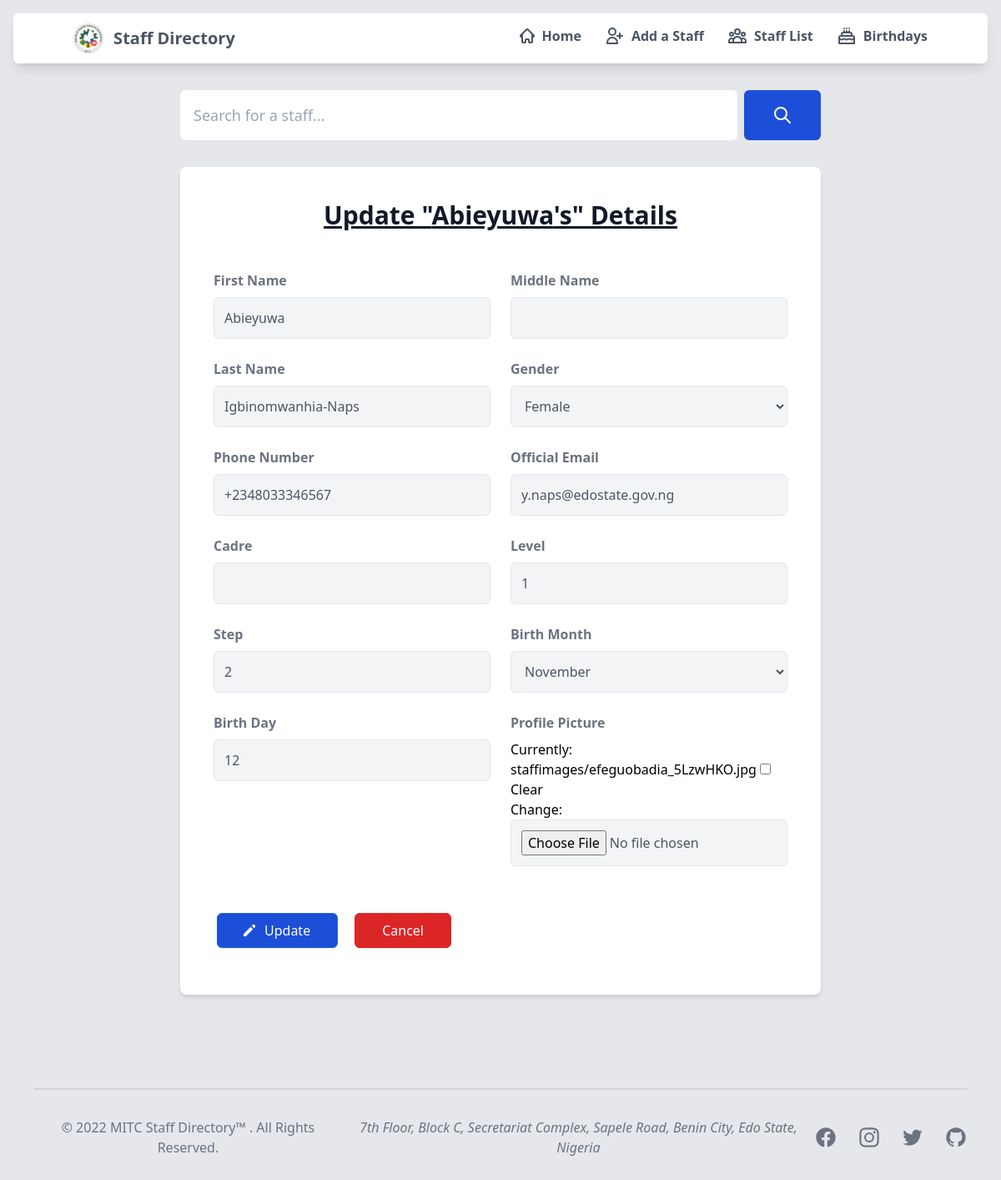
Page /staff/1/update/ on the earlier database version.
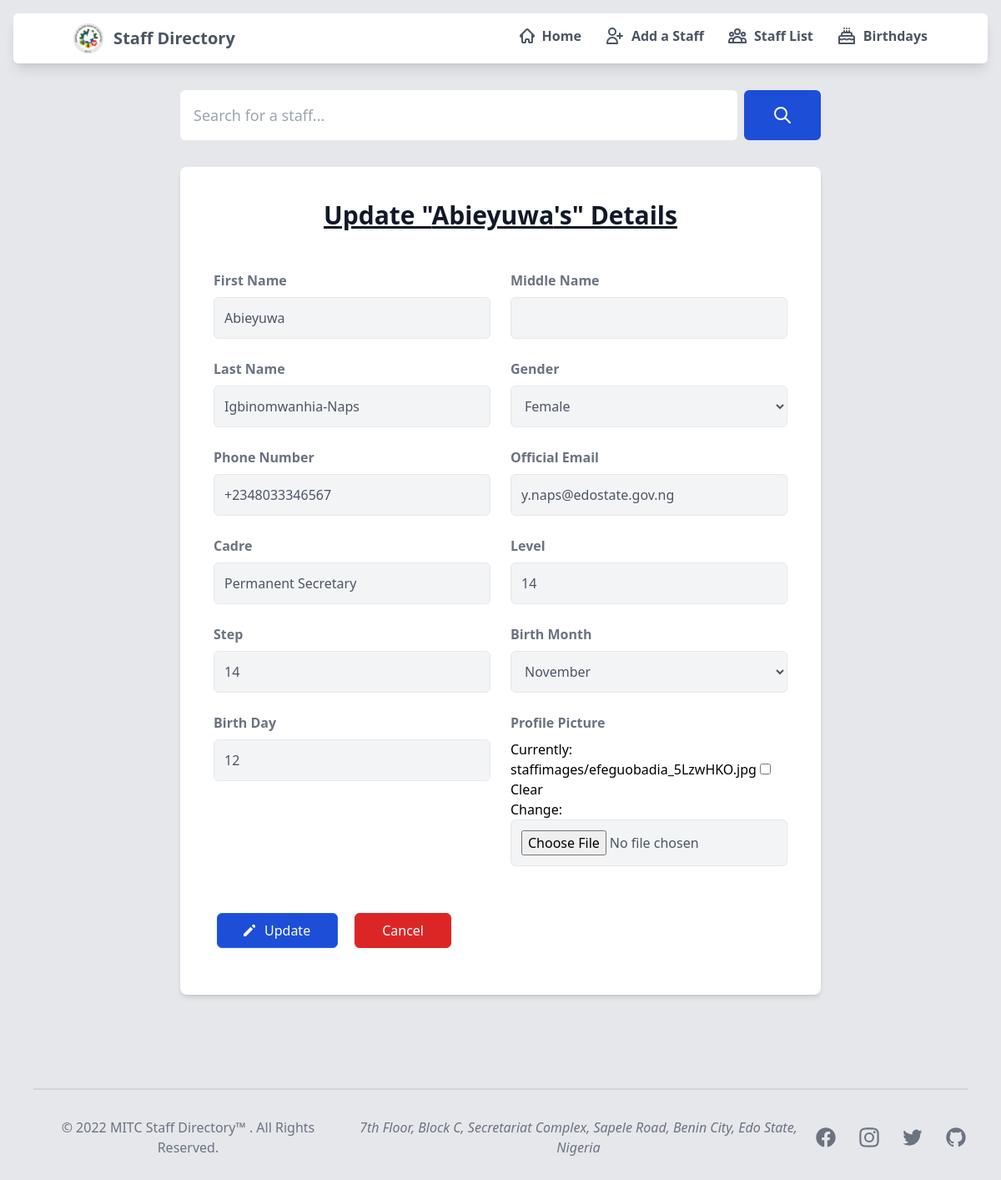
Same page on the later database version.
### sendmail/models.py (models this page shows, shortened)
class staffDetails(models.Model):
    first_name = models.CharField(verbose_name='First Name', max_length=20)
    middle_name = models.CharField(verbose_name='Middle Name', max_length=20, null=True, blank=True)
    last_name = models.CharField(verbose_name='Last Name', max_length=20)
    phone_number = PhoneNumberField('Phone Number')
    email = models.EmailField(verbose_name='Official Email', max_length = 254)
    cadre = models.CharField(verbose_name='Cadre', max_length=50, null=True, blank=True)
    level = models.IntegerField('Level', default='1')
    step = models.IntegerField('Step', default='2')
    staff_image = models.ImageField(
        verbose_name="Profile Picture",
        upload_to='staffimages',
        default='staffimages/default.jpg',
        null=True,
        blank=True
    )
    GENDER = (
        (1, 'Male'),
        (2, 'Female'),
        (3, 'Prefer not to say')
    )
    gender = models.IntegerField('Gender', choices=GENDER, default=2)
    MONTHS = (
        (1, 'January'),
        (2, 'February'),
        (3, 'March'),
        (4, 'April'),
        (5, 'May'),
        (6, 'June'),
        (7, 'July'),
        (8, 'August'),
        (9, 'September'),
        (10, 'October'),
        (11, 'November'),
        (12, 'December')
    )
    birth_month = models.IntegerField('Birth Month', choices=MONTHS, default=1, blank=False)
    birth_day = models.IntegerField(verbose_name='Birth Day', blank=True, null=True)
    class Meta:
        db_table = 'sendmail_staffdetails'

### sendmail/views.py (the view)
# urls.py: re_path(r'^staff/(?P<pk>\d+)/update/$', views.staffDetailsUpdate.as_view(), name='updatestaff'),
class staffDetailsUpdate(UpdateView):
    model = staffDetails
    context_object_name = 'staff'
    fields = [
        'first_name', 'middle_name', 'last_name', 'gender', 'phone_number', 'email',
        'cadre', 'level', 'step', 'staff_image', 'birth_month', 'birth_day'
    ]
    template_name = 'updatestaff.html'

### sendmail/templates/updatestaff.html (shortened to what the changed rows need)
{% extends "base.html" %}
{% load static %}
{% load widget_tweaks %}
{% block content %}
    <div class="min-h-full flex items-center justify-center mx-auto mb-20 py-8 sm:px-6 lg:px-8">
        <div class="max-w-3xl w-full bg-white shadow-md rounded-lg px-10 pb-10 py-6">
            <div class="w-full">
                <h2 class="mt-4 text-center text-3xl font-extrabold text-gray-900">
                    <span class="underline underline-offset-2">Update "{{ staff.first_name }}'s" Details</span>
                </h2>
            </div>
            <form action="" method="POST" enctype="multipart/form-data">
                <div class="grid gap-6 mt-8 md:mt-12 mb-6 lg:grid-cols-2">
                    <div>
                        <label for="first_name" class="block mb-2 text-md font-bold text-gray-500 dark:text-gray-300">{{ form.first_name.label }}</label>
                        {% render_field form.first_name class+="text-md md:text-md font-medium block rounded-md w-full p-3 border bg-gray-100 placeholder-gray-500 text-gray-600 focus:outline-none focus:ring-indigo-500 focus:border-indigo-500 focus:z-10" %}
                    </div>
                    <div>
                        <label for="middle_name" class="block mb-2 text-md font-bold text-gray-500 dark:text-gray-300">{{ form.middle_name.label }}</label>
                        {% render_field form.middle_name class+="text-md md:text-md font-medium block rounded-md w-full p-3 border bg-gray-100 placeholder-gray-500 text-gray-600 focus:outline-none focus:ring-indigo-500 focus:border-indigo-500 focus:z-10" %}
                    </div>
                    <div>
                        <label for="last_name" class="block mb-2 text-md font-bold text-gray-500 dark:text-gray-300">{{ form.last_name.label }}</label>
                        {% render_field form.last_name class+="text-md md:text-md font-medium block rounded-md w-full p-3 border bg-gray-100 placeholder-gray-500 text-gray-600 focus:outline-none focus:ring-indigo-500 focus:border-indigo-500 focus:z-10" %}
                    </div>
                    <div>
                        <label for="gender" class="block mb-2 text-md font-bold text-gray-500 dark:text-gray-300">{{ form.gender.label }}</label>
                        {% render_field form.gender class+="text-md md:text-md font-medium block rounded-md w-full p-3 border bg-gray-100 placeholder-gray-500 text-gray-600 focus:outline-none focus:ring-indigo-500 focus:border-indigo-500 focus:z-10" %}
                    </div>
                    <div>
                        <label for="phone_number" class="block mb-2 text-md font-bold text-gray-500 dark:text-gray-300">{{ form.phone_number.label }}</label>
                        {% render_field form.phone_number class+="text-md md:text-md font-medium block rounded-md w-full p-3 border bg-gray-100 placeholder-gray-500 text-gray-600 focus:outline-none focus:ring-indigo-500 focus:border-indigo-500 focus:z-10" %}
                    </div>
                    <div>
                        <label for="email" class="block mb-2 text-md font-bold text-gray-500 dark:text-gray-300">{{ form.email.label }}</label>
                        {% render_field form.email class+="text-md md:text-md font-medium block rounded-md w-full p-3 border bg-gray-100 placeholder-gray-500 text-gray-600 focus:outline-none focus:ring-indigo-500 focus:border-indigo-500 focus:z-10" %}
                    </div>
                    <div>
                        <label for="cadre" class="block mb-2 text-md font-bold text-gray-500 dark:text-gray-300">{{ form.cadre.label }}</label>
                        {% render_field form.cadre class+="text-md md:text-md font-medium block rounded-md w-full p-3 border bg-gray-100 placeholder-gray-500 text-gray-600 focus:outline-none focus:ring-indigo-500 focus:border-indigo-500 focus:z-10" %}
                    </div>
                    <div>
                        <label for="level" class="block mb-2 text-md font-bold text-gray-500 dark:text-gray-300">{{ form.level.label }}</label>
                        {% render_field form.level class+="text-md md:text-md font-medium block rounded-md w-full p-3 border bg-gray-100 placeholder-gray-500 text-gray-600 focus:outline-none focus:ring-indigo-500 focus:border-indigo-500 focus:z-10" %}
                    </div>
                    <div>
                        <label for="step" class="block mb-2 text-md font-bold text-gray-500 dark:text-gray-300">{{ form.step.label }}</label>
                        {% render_field form.step class+="text-md md:text-md font-medium block rounded-md w-full p-3 border bg-gray-100 placeholder-gray-500 text-gray-600 focus:outline-none focus:ring-indigo-500 focus:border-indigo-500 focus:z-10" %}
                    </div>
                    <div>
                        <label for="birth_month" class="block mb-2 text-md font-bold text-gray-500 dark:text-gray-300">{{ form.birth_month.label }}</label>
                        {% render_field form.birth_month class+="text-md md:text-md font-medium block rounded-md w-full p-3 border bg-gray-100 placeholder-gray-500 text-gray-600 focus:outline-none focus:ring-indigo-500 focus:border-indigo-500 focus:z-10" %}
                    </div>
                    <div>
                        <label for="birth_day" class="block mb-2 text-md font-bold text-gray-500 dark:text-gray-300">{{ form.birth_day.label }}</label>
                        {% render_field form.birth_day class+="text-md md:text-md font-medium block rounded-md w-full p-3 border bg-gray-100 placeholder-gray-500 text-gray-600 focus:outline-none focus:ring-indigo-500 focus:border-indigo-500 focus:z-10" %}
                    </div>
                    <div>
                        <label for="staff_image" class="block mb-2 text-md font-bold text-gray-500 dark:text-gray-300">{{ form.staff_image.label }}</label>
                        {% render_field form.staff_image class+="text-md md:text-md font-medium block rounded-md w-full p-3 border bg-gray-100 placeholder-gray-500 text-gray-600 focus:outline-none focus:ring-indigo-500 focus:border-indigo-500 focus:z-10" %}
                    </div>
                </div>
            </form>
        </div>
    </div>
{% endblock %}

Differences in the rows shown:
changed staffDetails "Abieyuwa": cadre (not shown) → "Permanent Secretary"; level "1" → "14"; step "2" → "14"
